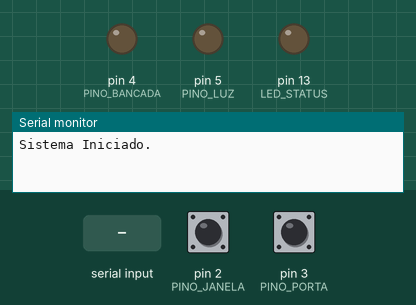
A sketch run on a simulated Arduino Uno, built with avr-gcc and run on an emulated ATmega328P. On the bench: output pins drawn as LEDs (lit = HIGH), the last lines printed to the serial monitor. The inputs (shaded band) are chosen by the test bench; at power-on: pin 2 (PINO_JANELA) HIGH, pin 3 (PINO_PORTA) HIGH.

Above: at 1.2 s.
1.3 s: "a" received over Serial
At 2.3 s:
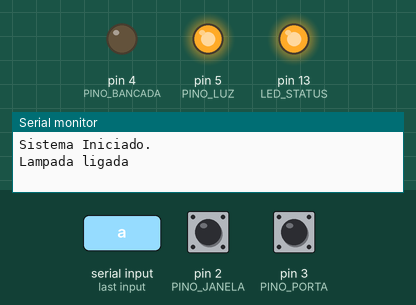
2.8 s: "c" received over Serial
At 3.5 s:
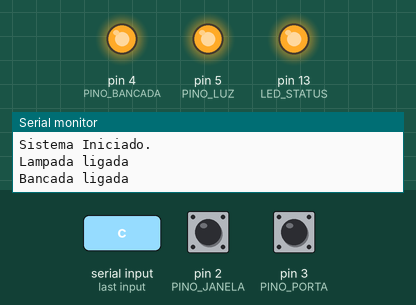
4.3 s: "b" received over Serial
At 4.7 s:
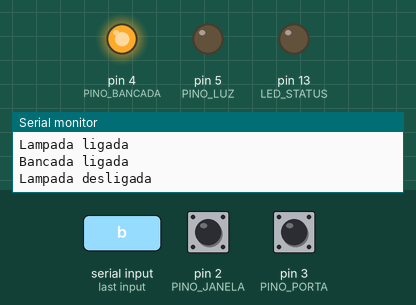
9.0 s: "c" received over Serial
At 9.6 s:
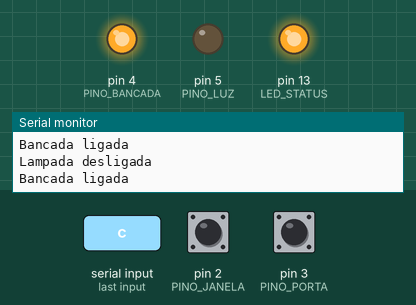
Timing chart, 0 to 11.5 s (numbered marks = the images above; inputs shaded):
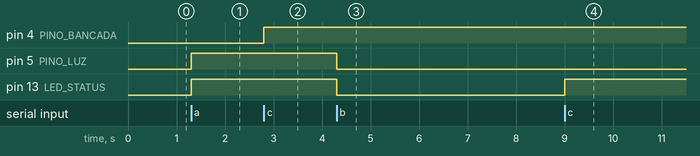

Measured:
- after the input at 1.3 s, pin 5 (PINO_LUZ), pin 13 (LED_STATUS): LOW → HIGH at once
- after the input at 2.8 s, pin 4 (PINO_BANCADA): LOW → HIGH at once
- after the input at 4.3 s, pin 5 (PINO_LUZ), pin 13 (LED_STATUS): HIGH → LOW at once
- after the input at 9.0 s, pin 13 (LED_STATUS): LOW → HIGH at once

The sketch:

novocodigo.ino
```cpp
// Definição dos pinos
const int PINO_JANELA  = 2;
const int PINO_PORTA   = 3;
const int PINO_BANCADA = 4;
const int PINO_LUZ     = 5;
const int LED_STATUS   = 13;

void setup() {
  Serial.begin(9600);

  pinMode(PINO_PORTA, INPUT_PULLUP);
  pinMode(PINO_JANELA, INPUT_PULLUP);
  pinMode(PINO_BANCADA, OUTPUT);
  pinMode(PINO_LUZ, OUTPUT);
  pinMode(LED_STATUS, OUTPUT);

  Serial.println("Sistema Iniciado.");
}

void loop() {
  processarComandos();
  verificarSensores();
  //verificaTemperatura();
  //verificaUmidade();
  //consumoEstimado();
  delay(50); // Delay reduzido para maior responsividade
}

void processarComandos() {
  if (Serial.available() > 0) {
    char dado = Serial.read();

    // Botão de Emergência (x) - Prioridade Máxima
    if (dado == 'x') {
      desligarTudo();
      Serial.println("EMERGENCIA: Tudo desligado");
      return;
    }

    // Comandos de Operação
    switch (dado) {
      case 'a':
        acaoDispositivo(PINO_LUZ, HIGH, "Lampada ligada");
        break;
      case 'b':
        acaoDispositivo(PINO_LUZ, LOW, "Lampada desligada");
        break;
      case 'c':
        acaoDispositivo(PINO_BANCADA, HIGH, "Bancada ligada");
        break;
      case 'd':
        acaoDispositivo(PINO_BANCADA, LOW, "Bancada desligada");
        break;
    }
  }
}

void verificarSensores() {
  // Envia status apenas se o sensor for ativado (LOW devido ao PULLUP)
  if (digitalRead(PINO_PORTA) != HIGH) {
    Serial.println("e"); // Porta aberta
  }
  if (digitalRead(PINO_JANELA) != HIGH) {
    Serial.println("f"); // Janela aberta
  }
}

void acaoDispositivo(int pino, int estado, String msg) {
  digitalWrite(pino, estado);
  digitalWrite(LED_STATUS, estado);
  Serial.println(msg);
}

void desligarTudo() {
  digitalWrite(PINO_LUZ, LOW);
  digitalWrite(PINO_BANCADA, LOW);
  digitalWrite(LED_STATUS, LOW);
}
/*verificaTemperatura(){

}
verificaUmidade(){

}
consumoEstimado(){

}*/
```
